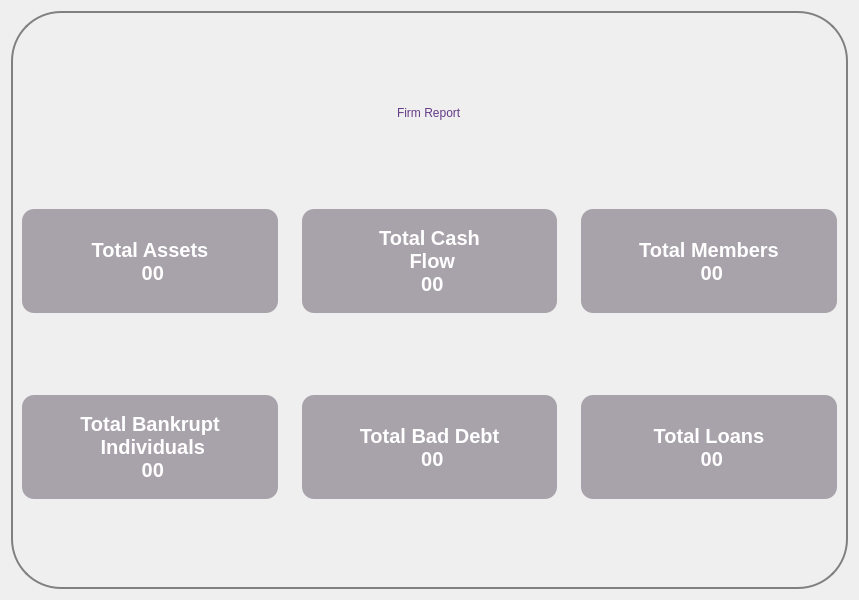
<?xml version="1.0" encoding="UTF-8"?>
<ui version="4.0">
 <class>reportFrame</class>
 <widget class="QFrame" name="reportFrame">
  <property name="geometry">
   <rect>
    <x>0</x>
    <y>0</y>
    <width>859</width>
    <height>600</height>
   </rect>
  </property>
  <property name="windowTitle">
   <string>Frame</string>
  </property>
  <layout class="QHBoxLayout" name="horizontalLayout">
   <item>
    <widget class="QWidget" name="widget" native="true">
     <property name="sizePolicy">
      <sizepolicy hsizetype="Preferred" vsizetype="Preferred">
       <horstretch>0</horstretch>
       <verstretch>0</verstretch>
      </sizepolicy>
     </property>
     <property name="minimumSize">
      <size>
       <width>0</width>
       <height>0</height>
      </size>
     </property>
     <property name="maximumSize">
      <size>
       <width>16777215</width>
       <height>16777215</height>
      </size>
     </property>
     <property name="styleSheet">
      <string notr="true">#widget
{
border:2px solid gray;
border-radius:50px;
}</string>
     </property>
     <layout class="QGridLayout" name="gridLayout">
      <property name="horizontalSpacing">
       <number>20</number>
      </property>
      <property name="verticalSpacing">
       <number>0</number>
      </property>
      <item row="0" column="1" alignment="Qt::AlignHCenter">
       <widget class="QLabel" name="label">
        <property name="maximumSize">
         <size>
          <width>16777215</width>
          <height>37</height>
         </size>
        </property>
        <property name="styleSheet">
         <string notr="true">border:none;
background:none;
font: 700 20pt &quot;Verdana&quot;;
color:#653C87;</string>
        </property>
        <property name="text">
         <string>Firm Report</string>
        </property>
       </widget>
      </item>
      <item row="1" column="0">
       <widget class="QPushButton" name="pushButton_5">
        <property name="minimumSize">
         <size>
          <width>214</width>
          <height>112</height>
         </size>
        </property>
        <property name="maximumSize">
         <size>
          <width>16777215</width>
          <height>16777215</height>
         </size>
        </property>
        <property name="font">
         <font>
          <pointsize>-1</pointsize>
          <bold>true</bold>
          <underline>false</underline>
          <strikeout>false</strikeout>
         </font>
        </property>
        <property name="layoutDirection">
         <enum>Qt::LeftToRight</enum>
        </property>
        <property name="styleSheet">
         <string notr="true">/* Base button style */
QPushButton {
    background-color: #A8A2AB;  /* Green */
    border: none;
    color: white;
  
    text-align: center;
    text-decoration: none;
    display: inline-block;
    font-size: 20px;
    margin: 4px 2px;
    transition: all 0.3s ease;  /* Smooth transition for all properties */
    cursor: pointer;
    border-radius: 12px;  /* Rounded corners */
}

/* Button hover effect */
QPushButton:hover {
    transform: scale(1.1);  /* Scale effect on hover */
}

/* Button click effect */
QPushButton:pressed {
    transform: scale(0.9);  /* Scale down effect on press */
    background-color: #E6D7FA;  /* Slight color change on press */
}

</string>
        </property>
        <property name="text">
         <string>Total Assets           
 00</string>
        </property>
        <property name="icon">
         <iconset>
          <normaloff>../image/dev_info.png</normaloff>../image/dev_info.png</iconset>
        </property>
        <property name="iconSize">
         <size>
          <width>80</width>
          <height>75</height>
         </size>
        </property>
       </widget>
      </item>
      <item row="1" column="1">
       <widget class="QPushButton" name="pushButton_6">
        <property name="sizePolicy">
         <sizepolicy hsizetype="Preferred" vsizetype="Preferred">
          <horstretch>0</horstretch>
          <verstretch>0</verstretch>
         </sizepolicy>
        </property>
        <property name="minimumSize">
         <size>
          <width>0</width>
          <height>0</height>
         </size>
        </property>
        <property name="maximumSize">
         <size>
          <width>16777215</width>
          <height>16777215</height>
         </size>
        </property>
        <property name="font">
         <font>
          <pointsize>-1</pointsize>
          <bold>true</bold>
          <underline>false</underline>
          <strikeout>false</strikeout>
         </font>
        </property>
        <property name="layoutDirection">
         <enum>Qt::LeftToRight</enum>
        </property>
        <property name="styleSheet">
         <string notr="true">/* Base button style */
QPushButton {
    background-color: #A8A2AB;  /* Green */
    border: none;
    color: white;
  
    text-align: center;
    text-decoration: none;
    display: inline-block;
    font-size: 20px;
    margin: 4px 2px;
    transition: all 0.3s ease;  /* Smooth transition for all properties */
    cursor: pointer;
    border-radius: 12px;  /* Rounded corners */
}

/* Button hover effect */
QPushButton:hover {
    transform: scale(1.1);  /* Scale effect on hover */
}

/* Button click effect */
QPushButton:pressed {
    transform: scale(0.9);  /* Scale down effect on press */
    background-color: #E6D7FA;  /* Slight color change on press */
}

</string>
        </property>
        <property name="text">
         <string>Total Cash 
 Flow         
 00</string>
        </property>
        <property name="icon">
         <iconset>
          <normaloff>../image/dev_info.png</normaloff>../image/dev_info.png</iconset>
        </property>
        <property name="iconSize">
         <size>
          <width>80</width>
          <height>75</height>
         </size>
        </property>
       </widget>
      </item>
      <item row="1" column="2">
       <widget class="QPushButton" name="pushButton_7">
        <property name="minimumSize">
         <size>
          <width>214</width>
          <height>112</height>
         </size>
        </property>
        <property name="maximumSize">
         <size>
          <width>16777215</width>
          <height>16777215</height>
         </size>
        </property>
        <property name="font">
         <font>
          <pointsize>-1</pointsize>
          <bold>true</bold>
          <underline>false</underline>
          <strikeout>false</strikeout>
         </font>
        </property>
        <property name="layoutDirection">
         <enum>Qt::LeftToRight</enum>
        </property>
        <property name="styleSheet">
         <string notr="true">/* Base button style */
QPushButton {
    background-color: #A8A2AB;  /* Green */
    border: none;
    color: white;
  
    text-align: center;
    text-decoration: none;
    display: inline-block;
    font-size: 20px;
    margin: 4px 2px;
    transition: all 0.3s ease;  /* Smooth transition for all properties */
    cursor: pointer;
    border-radius: 12px;  /* Rounded corners */
}

/* Button hover effect */
QPushButton:hover {
    transform: scale(1.1);  /* Scale effect on hover */
}

/* Button click effect */
QPushButton:pressed {
    transform: scale(0.9);  /* Scale down effect on press */
    background-color: #E6D7FA;  /* Slight color change on press */
}

</string>
        </property>
        <property name="text">
         <string>Total Members           
 00</string>
        </property>
        <property name="icon">
         <iconset>
          <normaloff>../image/dev_info.png</normaloff>../image/dev_info.png</iconset>
        </property>
        <property name="iconSize">
         <size>
          <width>80</width>
          <height>75</height>
         </size>
        </property>
       </widget>
      </item>
      <item row="2" column="0">
       <widget class="QPushButton" name="pushButton_10">
        <property name="minimumSize">
         <size>
          <width>214</width>
          <height>112</height>
         </size>
        </property>
        <property name="maximumSize">
         <size>
          <width>16777215</width>
          <height>16777215</height>
         </size>
        </property>
        <property name="font">
         <font>
          <pointsize>-1</pointsize>
          <bold>true</bold>
          <underline>false</underline>
          <strikeout>false</strikeout>
         </font>
        </property>
        <property name="layoutDirection">
         <enum>Qt::LeftToRight</enum>
        </property>
        <property name="styleSheet">
         <string notr="true">/* Base button style */
QPushButton {
    background-color: #A8A2AB;  /* Green */
    border: none;
    color: white;
  
    text-align: center;
    text-decoration: none;
    display: inline-block;
    font-size: 20px;
    margin: 4px 2px;
    transition: all 0.3s ease;  /* Smooth transition for all properties */
    cursor: pointer;
    border-radius: 12px;  /* Rounded corners */
}

/* Button hover effect */
QPushButton:hover {
    transform: scale(1.1);  /* Scale effect on hover */
}

/* Button click effect */
QPushButton:pressed {
    transform: scale(0.9);  /* Scale down effect on press */
    background-color: #E6D7FA;  /* Slight color change on press */
}

</string>
        </property>
        <property name="text">
         <string>Total Bankrupt 
 Individuals           
 00</string>
        </property>
        <property name="icon">
         <iconset>
          <normaloff>../image/dev_info.png</normaloff>../image/dev_info.png</iconset>
        </property>
        <property name="iconSize">
         <size>
          <width>80</width>
          <height>75</height>
         </size>
        </property>
       </widget>
      </item>
      <item row="2" column="1">
       <widget class="QPushButton" name="pushButton_9">
        <property name="minimumSize">
         <size>
          <width>214</width>
          <height>112</height>
         </size>
        </property>
        <property name="maximumSize">
         <size>
          <width>16777215</width>
          <height>16777215</height>
         </size>
        </property>
        <property name="font">
         <font>
          <pointsize>-1</pointsize>
          <bold>true</bold>
          <underline>false</underline>
          <strikeout>false</strikeout>
         </font>
        </property>
        <property name="layoutDirection">
         <enum>Qt::LeftToRight</enum>
        </property>
        <property name="styleSheet">
         <string notr="true">/* Base button style */
QPushButton {
    background-color: #A8A2AB;  /* Green */
    border: none;
    color: white;
  
    text-align: center;
    text-decoration: none;
    display: inline-block;
    font-size: 20px;
    margin: 4px 2px;
    transition: all 0.3s ease;  /* Smooth transition for all properties */
    cursor: pointer;
    border-radius: 12px;  /* Rounded corners */
}

/* Button hover effect */
QPushButton:hover {
    transform: scale(1.1);  /* Scale effect on hover */
}

/* Button click effect */
QPushButton:pressed {
    transform: scale(0.9);  /* Scale down effect on press */
    background-color: #E6D7FA;  /* Slight color change on press */
}

</string>
        </property>
        <property name="text">
         <string>Total Bad Debt           
 00</string>
        </property>
        <property name="icon">
         <iconset>
          <normaloff>../image/dev_info.png</normaloff>../image/dev_info.png</iconset>
        </property>
        <property name="iconSize">
         <size>
          <width>80</width>
          <height>75</height>
         </size>
        </property>
       </widget>
      </item>
      <item row="2" column="2">
       <widget class="QPushButton" name="pushButton_8">
        <property name="minimumSize">
         <size>
          <width>214</width>
          <height>112</height>
         </size>
        </property>
        <property name="maximumSize">
         <size>
          <width>16777215</width>
          <height>16777215</height>
         </size>
        </property>
        <property name="font">
         <font>
          <pointsize>-1</pointsize>
          <bold>true</bold>
          <underline>false</underline>
          <strikeout>false</strikeout>
         </font>
        </property>
        <property name="layoutDirection">
         <enum>Qt::LeftToRight</enum>
        </property>
        <property name="styleSheet">
         <string notr="true">/* Base button style */
QPushButton {
    background-color: #A8A2AB;  /* Green */
    border: none;
    color: white;
  
    text-align: center;
    text-decoration: none;
    display: inline-block;
    font-size: 20px;
    margin: 4px 2px;
    transition: all 0.3s ease;  /* Smooth transition for all properties */
    cursor: pointer;
    border-radius: 12px;  /* Rounded corners */
}

/* Button hover effect */
QPushButton:hover {
    transform: scale(1.1);  /* Scale effect on hover */
}

/* Button click effect */
QPushButton:pressed {
    transform: scale(0.9);  /* Scale down effect on press */
    background-color: #E6D7FA;  /* Slight color change on press */
}

</string>
        </property>
        <property name="text">
         <string>Total Loans           
 00</string>
        </property>
        <property name="icon">
         <iconset>
          <normaloff>../image/dev_info.png</normaloff>../image/dev_info.png</iconset>
        </property>
        <property name="iconSize">
         <size>
          <width>80</width>
          <height>75</height>
         </size>
        </property>
       </widget>
      </item>
     </layout>
    </widget>
   </item>
  </layout>
 </widget>
 <resources/>
 <connections/>
</ui>
